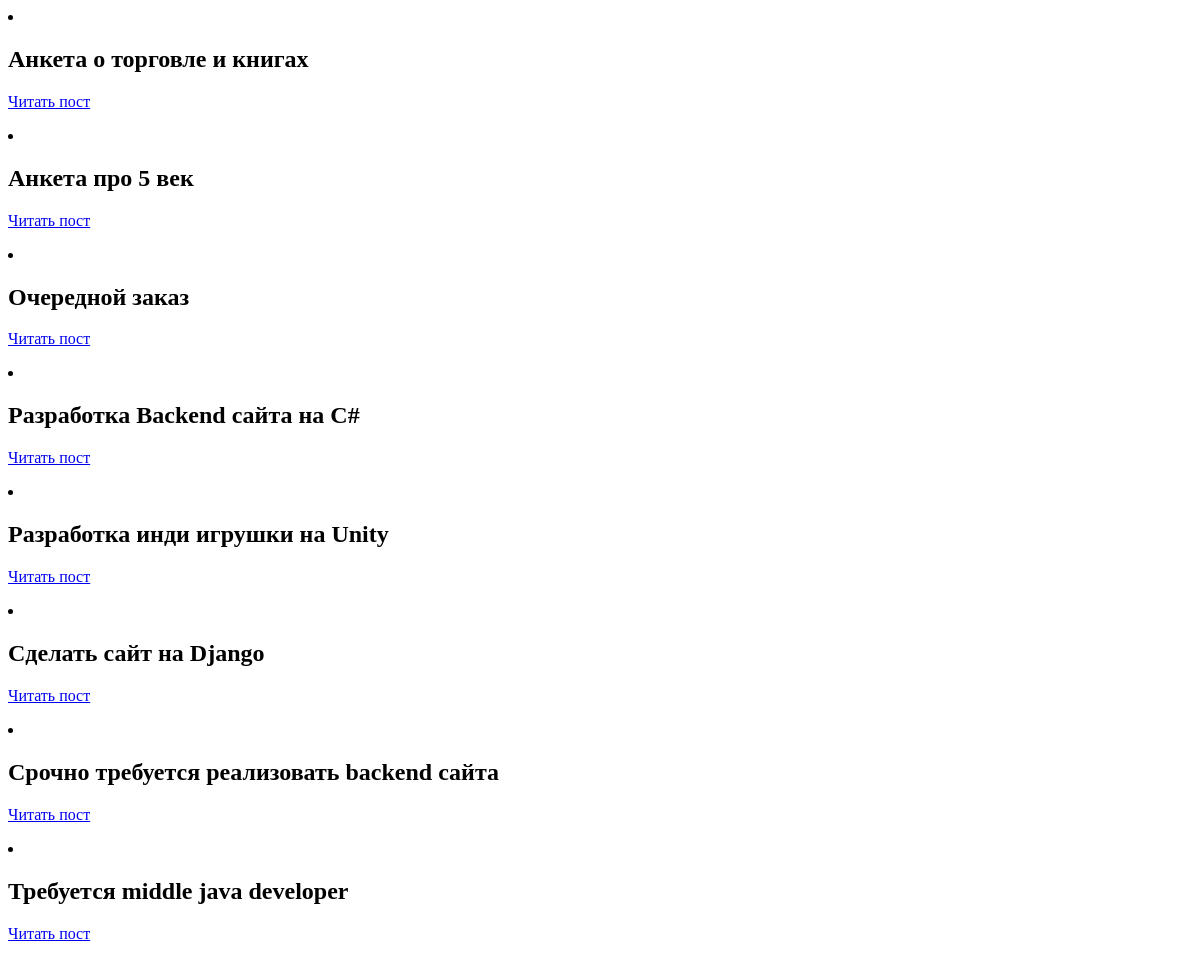
The app's page /index/, older data.
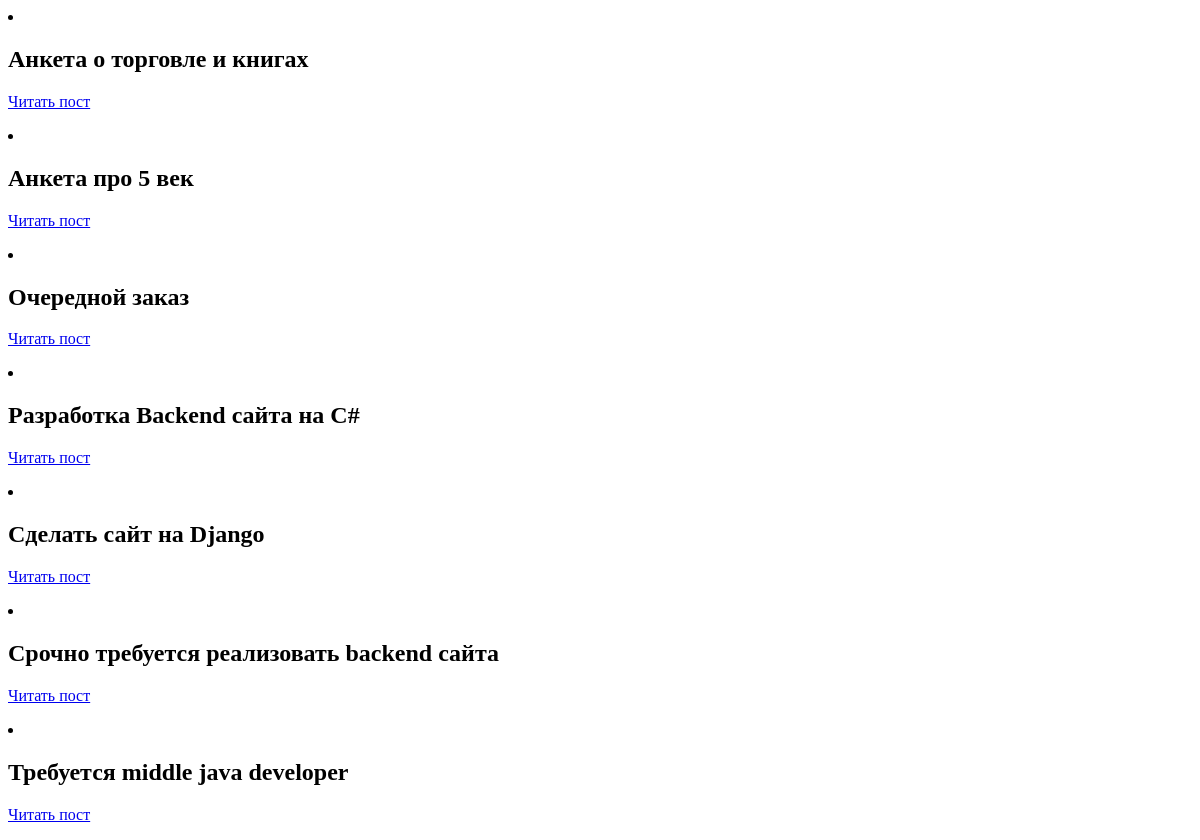
The same page, newer data.
### main/models.py (models this page shows, shortened)
class Anketa(models.Model):
    Tittle = models.CharField('Название анкеты',max_length=100)
    Text = models.TextField('Текст анкеты',max_length=1000)
    Photo = models.ImageField('Фотография',upload_to="photos/%Y/%m/%d/")
    Lang_cat = models.ForeignKey('Lang_categori',on_delete=models.CASCADE,verbose_name="Специальность")
    Author = models.ForeignKey(User, on_delete=models.CASCADE,blank=True, verbose_name="Автор анкеты",null=True)
    Price = models.CharField('Зарплата',max_length=100,null=True)
    Text2 = models.TextField('Проф пометки',max_length=1000)
    class Meta:
        verbose_name = "Анкеты пользователей"
        verbose_name_plural = "Анкеты пользователей"
        ordering = ['Tittle']

### main/views.py (the view)
# urls.py: path('index/',views.index, name = 'index'),
def index(request):
    ankets = Anketa.objects.all()
    context = {
        'ankets' :ankets
    }
    return render(request,'main/index.html',context=context)

### main/templates/main/index.html (shortened to what this page needs)
{% for p in ankets %}
    <li><h2>{{p.Tittle}}</h2></li>
    <p><a href="{% url 'ankets' p.pk %}">Читать пост</a></p>
{% endfor %}

Row changes from the older to the newer data that the page shows:
removed Anketa: Tittle "Разработка инди игрушки на Unity"
